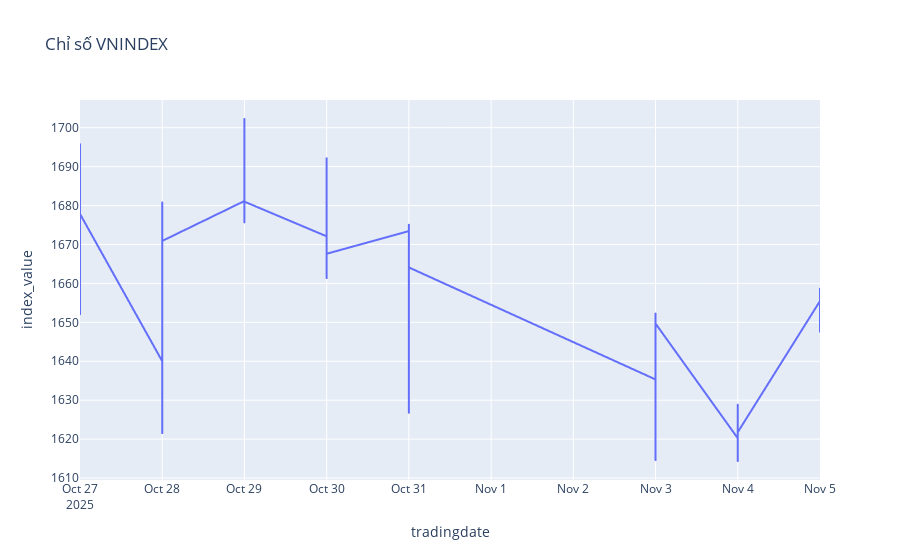

Source (notebook cell):
### Code cell
index_name = "VNINDEX"
df_index = pandas_df[pandas_df["index_name"] == index_name].sort_values('tradingdate')

fig = px.line(df_index, x='tradingdate', y='index_value', title=f'Chỉ số {index_name}')
fig.show()

### Figure 1 — Plotly figure (JSON) as saved in the notebook; plotly's stock layout.template omitted (floating-point values rounded to 4 significant figures; data arrays with more than 128 entries replaced by an {"elided": "..."} marker saying what was removed)
{"data": [{"hovertemplate": "tradingdate=%{x}<br>index_value=%{y}<extra></extra>", "legendgroup": "", "line": {"color": "#636efa", "dash": "solid"}, "marker": {"symbol": "circle"}, "mode": "lines", "name": "", "showlegend": false, "type": "scattergl", "x": {"elided": "17419 str values"}, "xaxis": "x", "y": {"elided": "17419 float values"}, "yaxis": "y"}], "layout": {"legend": {"tracegroupgap": 0}, "title": {"text": "Chỉ số VNINDEX"}, "xaxis": {"anchor": "y", "domain": [0, 1], "title": {"text": "tradingdate"}}, "yaxis": {"anchor": "x", "domain": [0, 1], "title": {"text": "index_value"}}}}
